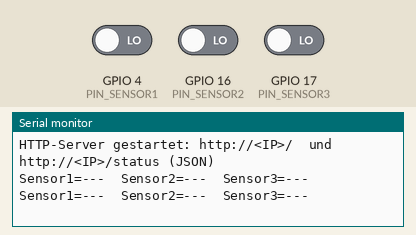
Simulated run of this program. Board: ESP32. Shown: the last lines printed to the serial monitor. Inputs (shaded band) come from the test bench; at power-on: GPIO 4 (PIN_SENSOR1) LOW, GPIO 16 (PIN_SENSOR2) LOW, GPIO 17 (PIN_SENSOR3) LOW. WiFi joins after 1.5 s; servers stay silent unless stated.

Above: at 3.7 s.
3.8 s: GPIO 4 (PIN_SENSOR1) driven HIGH
At 4.9 s:
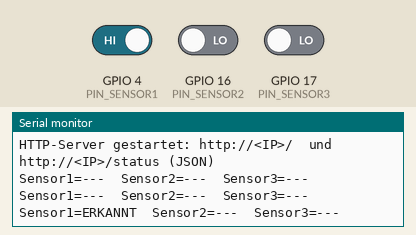
7.0 s: GPIO 16 (PIN_SENSOR2) driven HIGH
At 8.3 s:
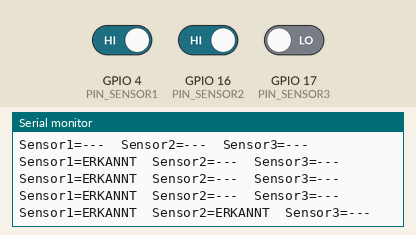
10.0 s: GPIO 17 (PIN_SENSOR3) driven HIGH
At 11.3 s:
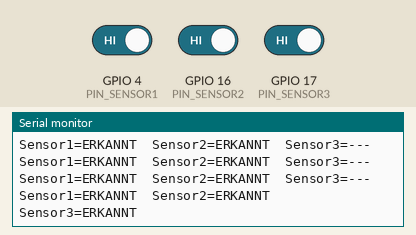
13.0 s: GPIO 4 (PIN_SENSOR1) driven LOW
At 14.2 s:
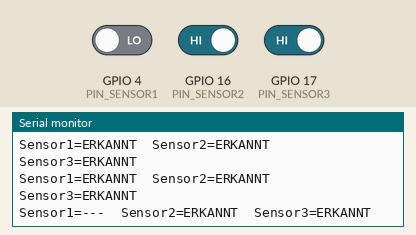
16.0 s: GPIO 16 (PIN_SENSOR2) driven LOW
At 17.3 s:
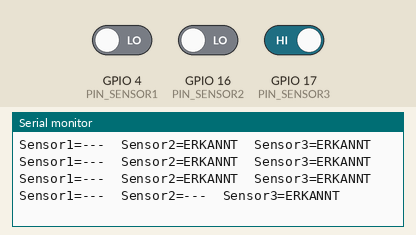
19.0 s: GPIO 4 (PIN_SENSOR1) driven HIGH
At 20.0 s:
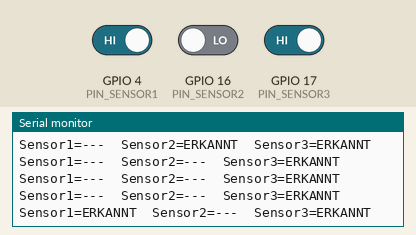

The program:

main.cpp
```cpp
/*
 * Frischwasser-Node -- Sensor-Test (v1)
 * -------------------------------------------------------------
 * Liest die 3 XKC-Y25-V-Fuellstandssensoren ueber ihre
 * Spannungsteiler an GPIO4/16/17 und gibt den Zustand aus:
 *  - per Serial (alle 1s, fuers Testen mit USB-Kabel direkt am Tank)
 *  - per HTTP (GET / als Klartext, GET /status als JSON) -- kein
 *    USB-Kabel noetig, sobald der Node im WLAN haengt
 *
 * ANNAHME (noch nicht verifiziert): Die drei Sensoren haengen an
 * GPIO4, GPIO16 und GPIO17 -- so im Schaltplan vorgeschlagen. Falls
 * beim Verkabeln andere Pins verwendet wurden, unten bei
 * PIN_SENSOR1/2/3 anpassen.
 *
 * ANNAHME: Schwarze Ader (Mode) aller 3 Sensoren liegt an VCC
 * ("high bei Erkennung", wie im Schaltplan empfohlen). Falls
 * stattdessen an GND verdrahtet, in readSensors() die Logik
 * invertieren (HIGH <-> LOW).
 *
 * ANNAHME: WLAN-Zugangsdaten wie beim Luefter-Node uebernommen
 * (gleiches Fahrzeug-Netz) -- bei Bedarf unten anpassen.
 */

#include <Arduino.h>
#include <WiFi.h>
#include <WebServer.h>
#include <ArduinoJson.h>

const char* WIFI_SSID     = "Travelingualizer";
const char* WIFI_PASSWORD = "L1@n3P3t3r";
// const char* WIFI_SSID     = "DIGIFIBRA-LiPe";
// const char* WIFI_PASSWORD = "Wl@nL14n3P3t3r";

// ---------- Pin-Belegung (ANNAHME, siehe Kommentar oben) ----------
#define PIN_SENSOR1 4   // Sensor 1
#define PIN_SENSOR2 16  // Sensor 2
#define PIN_SENSOR3 17  // Sensor 3

WebServer server(80);

bool sensor1Erkannt = false;
bool sensor2Erkannt = false;
bool sensor3Erkannt = false;

// Liest alle 3 Sensoren neu ein. HIGH = Fluessigkeit erkannt (siehe
// ANNAHME oben zur Mode-Ader-Verdrahtung).
void readSensors() {
  sensor1Erkannt = digitalRead(PIN_SENSOR1) == HIGH;
  sensor2Erkannt = digitalRead(PIN_SENSOR2) == HIGH;
  sensor3Erkannt = digitalRead(PIN_SENSOR3) == HIGH;
}

void handleStatus() {
  readSensors();
  StaticJsonDocument<200> doc;
  doc["sensor1"] = sensor1Erkannt;
  doc["sensor2"] = sensor2Erkannt;
  doc["sensor3"] = sensor3Erkannt;
  String out;
  serializeJson(doc, out);
  server.send(200, "application/json", out);
}

void handleRoot() {
  readSensors();
  char buf[300];
  snprintf(buf, sizeof(buf),
    "Frischwasser-Node -- Sensor-Test\n\n"
    "Sensor 1 (GPIO%d): %s\n"
    "Sensor 2 (GPIO%d): %s\n"
    "Sensor 3 (GPIO%d): %s\n",
    PIN_SENSOR1, sensor1Erkannt ? "ERKANNT" : "---",
    PIN_SENSOR2, sensor2Erkannt ? "ERKANNT" : "---",
    PIN_SENSOR3, sensor3Erkannt ? "ERKANNT" : "---");
  server.send(200, "text/plain", buf);
}

void setup() {
  Serial.begin(115200);
  delay(1000);
  Serial.println("=== Frischwasser-Node: Sensor-Test ===");

  // Kein INPUT_PULLUP noetig: die V-Sensoren treiben ihren Ausgang
  // aktiv (Push-Pull) ueber den Spannungsteiler, anders als die
  // NPN-Sensoren beim Luefter-Node-Muster.
  pinMode(PIN_SENSOR1, INPUT);
  pinMode(PIN_SENSOR2, INPUT);
  pinMode(PIN_SENSOR3, INPUT);

  WiFi.onEvent([](WiFiEvent_t event, WiFiEventInfo_t info) {
    if (event == ARDUINO_EVENT_WIFI_STA_DISCONNECTED) {
      Serial.printf("WLAN-Abbruchgrund: %u\n", info.wifi_sta_disconnected.reason);
    }
  });

  WiFi.begin(WIFI_SSID, WIFI_PASSWORD);
  Serial.print("Verbinde mit WLAN");
  unsigned long start = millis();
  while (WiFi.status() != WL_CONNECTED && millis() - start < 15000) {
    delay(300);
    Serial.print(".");
  }
  Serial.println();

  if (WiFi.status() == WL_CONNECTED) {
    Serial.print("Verbunden! IP-Adresse: ");
    Serial.println(WiFi.localIP());
    Serial.print("MAC-Adresse (fuer DHCP-Reservierung im Router): ");
    Serial.println(WiFi.macAddress());
  } else {
    Serial.println("WLAN-Verbindung fehlgeschlagen -- Sensor-Test");
    Serial.printf("WLAN-Statuscode: %d\n", WiFi.status());
    Serial.println("laeuft trotzdem lokal per Serial-Monitor weiter.");
  }

  server.on("/", handleRoot);
  server.on("/status", handleStatus);
  server.begin();
  Serial.println("HTTP-Server gestartet: http://<IP>/  und  http://<IP>/status (JSON)");
}

void loop() {
  server.handleClient();

  // Einmal pro Sekunde den aktuellen Zustand auf die Serial-Konsole
  // schreiben -- praktisch beim Anbringen der Sensoren am Tank, um
  // sofort zu sehen, ob ein Sensor beim Erreichen des Wasserspiegels
  // sauber umschaltet.
  static unsigned long lastPrint = 0;
  if (millis() - lastPrint >= 1000) {
    lastPrint = millis();
    readSensors();
    Serial.printf("Sensor1=%s  Sensor2=%s  Sensor3=%s\n",
                  sensor1Erkannt ? "ERKANNT" : "---",
                  sensor2Erkannt ? "ERKANNT" : "---",
                  sensor3Erkannt ? "ERKANNT" : "---");
  }
}
```

Measured:
- after the input at 3.8 s, the serial monitor: prints a new line after 0.71 s (image 1)
- after the input at 7.0 s, the serial monitor: prints a new line after 0.51 s (image 2)
- after the input at 10.0 s, the serial monitor: prints a new line after 0.51 s (image 3)
- after the input at 13.0 s, the serial monitor: prints a new line after 0.52 s (image 4)
- after the input at 16.0 s, the serial monitor: prints a new line after 0.52 s (image 5)
- after the input at 19.0 s, the serial monitor: prints a new line after 0.52 s (image 6)
